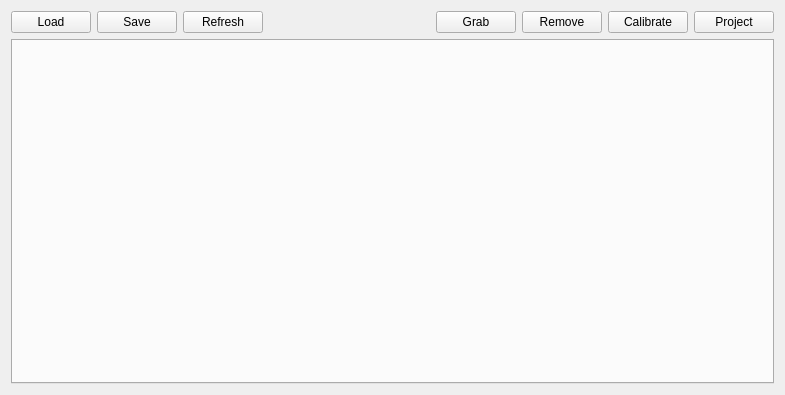
<?xml version="1.0" encoding="UTF-8"?>
<ui version="4.0">
 <class>MainWindow</class>
 <widget class="QMainWindow" name="MainWindow">
  <property name="geometry">
   <rect>
    <x>0</x>
    <y>0</y>
    <width>785</width>
    <height>395</height>
   </rect>
  </property>
  <property name="windowTitle">
   <string>MainWindow</string>
  </property>
  <widget class="QWidget" name="centralWidget">
   <layout class="QVBoxLayout" name="verticalLayout">
    <item>
     <layout class="QHBoxLayout" name="horizontalLayout">
      <item>
       <widget class="QPushButton" name="load">
        <property name="text">
         <string>Load</string>
        </property>
       </widget>
      </item>
      <item>
       <widget class="QPushButton" name="save">
        <property name="text">
         <string>Save</string>
        </property>
       </widget>
      </item>
      <item>
       <widget class="QPushButton" name="refresh">
        <property name="text">
         <string>Refresh</string>
        </property>
       </widget>
      </item>
      <item>
       <spacer name="horizontalSpacer">
        <property name="orientation">
         <enum>Qt::Horizontal</enum>
        </property>
        <property name="sizeHint" stdset="0">
         <size>
          <width>40</width>
          <height>20</height>
         </size>
        </property>
       </spacer>
      </item>
      <item>
       <widget class="QPushButton" name="grab">
        <property name="text">
         <string>Grab</string>
        </property>
       </widget>
      </item>
      <item>
       <widget class="QPushButton" name="remove">
        <property name="text">
         <string>Remove</string>
        </property>
       </widget>
      </item>
      <item>
       <widget class="QPushButton" name="calibrate">
        <property name="text">
         <string>Calibrate</string>
        </property>
       </widget>
      </item>
      <item>
       <widget class="QPushButton" name="Project">
        <property name="text">
         <string>Project</string>
        </property>
       </widget>
      </item>
     </layout>
    </item>
    <item>
     <widget class="QTabWidget" name="tabWidget"/>
    </item>
   </layout>
  </widget>
 </widget>
 <layoutdefault spacing="6" margin="11"/>
 <resources/>
 <connections/>
</ui>
